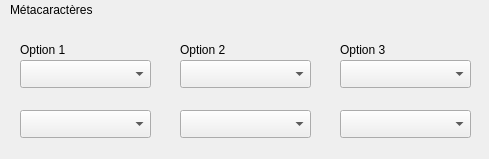
      <widget class="QWidget" name="scrollAreaWidgetContents">
       <property name="geometry">
        <rect>
         <x>0</x>
         <y>0</y>
         <width>489</width>
         <height>159</height>
        </rect>
       </property>
       <widget class="QLabel" name="label_29">
        <property name="geometry">
         <rect>
          <x>10</x>
          <y>0</y>
          <width>131</width>
          <height>20</height>
         </rect>
        </property>
        <property name="text">
         <string>Métacaractères</string>
        </property>
       </widget>
       <widget class="QLabel" name="label_30">
        <property name="geometry">
         <rect>
          <x>20</x>
          <y>40</y>
          <width>81</width>
          <height>20</height>
         </rect>
        </property>
        <property name="text">
         <string>Option 1</string>
        </property>
       </widget>
       <widget class="QComboBox" name="comboBox_15">
        <property name="geometry">
         <rect>
          <x>20</x>
          <y>60</y>
          <width>131</width>
          <height>28</height>
         </rect>
        </property>
       </widget>
       <widget class="QComboBox" name="comboBox_16">
        <property name="geometry">
         <rect>
          <x>180</x>
          <y>60</y>
          <width>131</width>
          <height>28</height>
         </rect>
        </property>
       </widget>
       <widget class="QLabel" name="label_31">
        <property name="geometry">
         <rect>
          <x>180</x>
          <y>40</y>
          <width>81</width>
          <height>20</height>
         </rect>
        </property>
        <property name="text">
         <string>Option 2</string>
        </property>
       </widget>
       <widget class="QComboBox" name="comboBox_17">
        <property name="geometry">
         <rect>
          <x>340</x>
          <y>60</y>
          <width>131</width>
          <height>28</height>
         </rect>
        </property>
       </widget>
       <widget class="QLabel" name="label_32">
        <property name="geometry">
         <rect>
          <x>340</x>
          <y>40</y>
          <width>81</width>
          <height>20</height>
         </rect>
        </property>
        <property name="text">
         <string>Option 3</string>
        </property>
       </widget>
       <widget class="QComboBox" name="comboBox_23">
        <property name="geometry">
         <rect>
          <x>20</x>
          <y>110</y>
          <width>131</width>
          <height>28</height>
         </rect>
        </property>
       </widget>
       <widget class="QComboBox" name="comboBox_24">
        <property name="geometry">
         <rect>
          <x>180</x>
          <y>110</y>
          <width>131</width>
          <height>28</height>
         </rect>
        </property>
       </widget>
       <widget class="QComboBox" name="comboBox_25">
        <property name="geometry">
         <rect>
          <x>340</x>
          <y>110</y>
          <width>131</width>
          <height>28</height>
         </rect>
        </property>
       </widget>
      </widget>
